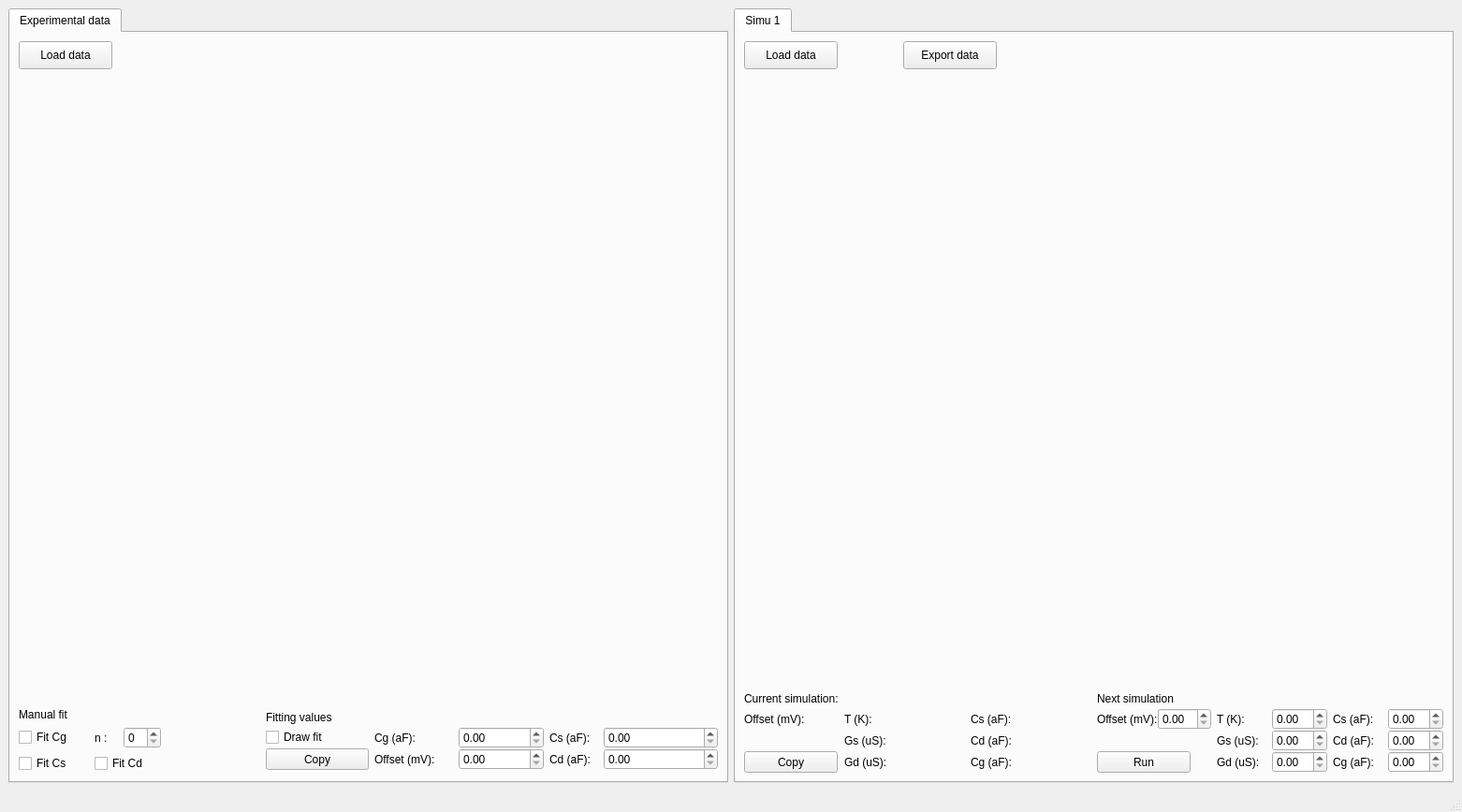
<?xml version="1.0" encoding="UTF-8"?>
<ui version="4.0">
 <class>MainWindow</class>
 <widget class="QMainWindow" name="MainWindow">
  <property name="geometry">
   <rect>
    <x>0</x>
    <y>0</y>
    <width>1562</width>
    <height>868</height>
   </rect>
  </property>
  <property name="minimumSize">
   <size>
    <width>800</width>
    <height>0</height>
   </size>
  </property>
  <property name="windowTitle">
   <string>MainWindow</string>
  </property>
  <widget class="QWidget" name="centralwidget">
   <property name="enabled">
    <bool>true</bool>
   </property>
   <property name="sizePolicy">
    <sizepolicy hsizetype="Preferred" vsizetype="Preferred">
     <horstretch>0</horstretch>
     <verstretch>0</verstretch>
    </sizepolicy>
   </property>
   <layout class="QGridLayout" name="gridLayout_3">
    <item row="0" column="1">
     <widget class="QTabWidget" name="simuTab">
      <property name="currentIndex">
       <number>0</number>
      </property>
      <widget class="QWidget" name="Simu1">
       <attribute name="title">
        <string>Simu 1</string>
       </attribute>
       <layout class="QGridLayout" name="gridLayout_4">
        <item row="2" column="0">
         <layout class="QGridLayout" name="gridLayout_5">
          <item row="0" column="0">
           <widget class="QWidget" name="mplSim" native="true">
            <property name="minimumSize">
             <size>
              <width>500</width>
              <height>550</height>
             </size>
            </property>
            <layout class="QVBoxLayout" name="mplvl_2"/>
           </widget>
          </item>
          <item row="1" column="0">
           <layout class="QHBoxLayout" name="horizontalLayout_6">
            <item>
             <layout class="QGridLayout" name="gridLayout_7" rowstretch="0,0,0,0" columnstretch="0,0,0">
              <property name="verticalSpacing">
               <number>0</number>
              </property>
              <item row="3" column="1">
               <layout class="QHBoxLayout" name="horizontalLayout_36">
                <item>
                 <widget class="QLabel" name="label_38">
                  <property name="text">
                   <string>Gd (uS):</string>
                  </property>
                 </widget>
                </item>
                <item>
                 <widget class="QLabel" name="Gd_simd">
                  <property name="minimumSize">
                   <size>
                    <width>30</width>
                    <height>0</height>
                   </size>
                  </property>
                  <property name="maximumSize">
                   <size>
                    <width>16777215</width>
                    <height>16777212</height>
                   </size>
                  </property>
                  <property name="text">
                   <string/>
                  </property>
                 </widget>
                </item>
               </layout>
              </item>
              <item row="2" column="2">
               <layout class="QHBoxLayout" name="horizontalLayout_32">
                <item>
                 <widget class="QLabel" name="label_33">
                  <property name="text">
                   <string>Cd (aF):</string>
                  </property>
                 </widget>
                </item>
                <item>
                 <widget class="QLabel" name="Cd_simd_2">
                  <property name="text">
                   <string/>
                  </property>
                 </widget>
                </item>
               </layout>
              </item>
              <item row="3" column="2">
               <layout class="QHBoxLayout" name="horizontalLayout_31">
                <item>
                 <widget class="QLabel" name="label_32">
                  <property name="text">
                   <string>Cg (aF):</string>
                  </property>
                 </widget>
                </item>
                <item>
                 <widget class="QLabel" name="Cg_simd">
                  <property name="minimumSize">
                   <size>
                    <width>30</width>
                    <height>0</height>
                   </size>
                  </property>
                  <property name="text">
                   <string/>
                  </property>
                 </widget>
                </item>
               </layout>
              </item>
              <item row="0" column="0">
               <widget class="QLabel" name="label_34">
                <property name="maximumSize">
                 <size>
                  <width>135</width>
                  <height>20</height>
                 </size>
                </property>
                <property name="text">
                 <string>Current simulation:</string>
                </property>
               </widget>
              </item>
              <item row="1" column="1">
               <layout class="QHBoxLayout" name="horizontalLayout_33">
                <item>
                 <widget class="QLabel" name="label_35">
                  <property name="text">
                   <string>T (K):</string>
                  </property>
                 </widget>
                </item>
                <item>
                 <widget class="QLabel" name="T_simd">
                  <property name="text">
                   <string/>
                  </property>
                 </widget>
                </item>
               </layout>
              </item>
              <item row="1" column="2">
               <layout class="QHBoxLayout" name="horizontalLayout_34">
                <item>
                 <widget class="QLabel" name="label_36">
                  <property name="text">
                   <string>Cs (aF):</string>
                  </property>
                 </widget>
                </item>
                <item>
                 <widget class="QLabel" name="Cs_simd">
                  <property name="text">
                   <string/>
                  </property>
                 </widget>
                </item>
               </layout>
              </item>
              <item row="1" column="0">
               <layout class="QHBoxLayout" name="horizontalLayout_37">
                <item>
                 <widget class="QLabel" name="label_39">
                  <property name="text">
                   <string>Offset (mV):</string>
                  </property>
                 </widget>
                </item>
                <item>
                 <widget class="QLabel" name="Offset_simd">
                  <property name="minimumSize">
                   <size>
                    <width>30</width>
                    <height>0</height>
                   </size>
                  </property>
                  <property name="text">
                   <string/>
                  </property>
                 </widget>
                </item>
               </layout>
              </item>
              <item row="2" column="1">
               <layout class="QHBoxLayout" name="horizontalLayout_35">
                <item>
                 <widget class="QLabel" name="label_37">
                  <property name="text">
                   <string>Gs (uS):</string>
                  </property>
                 </widget>
                </item>
                <item>
                 <widget class="QLabel" name="Gs_simd">
                  <property name="text">
                   <string/>
                  </property>
                 </widget>
                </item>
               </layout>
              </item>
              <item row="3" column="0">
               <widget class="QPushButton" name="pushButton_5">
                <property name="minimumSize">
                 <size>
                  <width>0</width>
                  <height>0</height>
                 </size>
                </property>
                <property name="maximumSize">
                 <size>
                  <width>100</width>
                  <height>30</height>
                 </size>
                </property>
                <property name="text">
                 <string>Copy</string>
                </property>
               </widget>
              </item>
             </layout>
            </item>
            <item>
             <layout class="QGridLayout" name="gridLayout_6" rowstretch="0,0,0,0" columnstretch="0,0,0">
              <property name="verticalSpacing">
               <number>0</number>
              </property>
              <item row="1" column="0">
               <layout class="QHBoxLayout" name="horizontalLayout_30">
                <item>
                 <widget class="QLabel" name="label_31">
                  <property name="text">
                   <string>Offset (mV):</string>
                  </property>
                 </widget>
                </item>
                <item>
                 <widget class="QDoubleSpinBox" name="Offset_sim"/>
                </item>
               </layout>
              </item>
              <item row="0" column="0">
               <widget class="QLabel" name="label_26">
                <property name="maximumSize">
                 <size>
                  <width>110</width>
                  <height>20</height>
                 </size>
                </property>
                <property name="text">
                 <string>Next simulation</string>
                </property>
               </widget>
              </item>
              <item row="1" column="1">
               <layout class="QHBoxLayout" name="horizontalLayout_26">
                <item>
                 <widget class="QLabel" name="label_27">
                  <property name="text">
                   <string>T (K):</string>
                  </property>
                 </widget>
                </item>
                <item>
                 <widget class="QDoubleSpinBox" name="T_sim"/>
                </item>
               </layout>
              </item>
              <item row="1" column="2">
               <layout class="QHBoxLayout" name="horizontalLayout_27">
                <item>
                 <widget class="QLabel" name="label_28">
                  <property name="text">
                   <string>Cs (aF):</string>
                  </property>
                 </widget>
                </item>
                <item>
                 <widget class="QDoubleSpinBox" name="Cs_sim"/>
                </item>
               </layout>
              </item>
              <item row="3" column="0">
               <widget class="QPushButton" name="pushButton_4">
                <property name="minimumSize">
                 <size>
                  <width>0</width>
                  <height>0</height>
                 </size>
                </property>
                <property name="maximumSize">
                 <size>
                  <width>100</width>
                  <height>30</height>
                 </size>
                </property>
                <property name="text">
                 <string>Run</string>
                </property>
               </widget>
              </item>
              <item row="2" column="2">
               <layout class="QHBoxLayout" name="horizontalLayout_24">
                <item>
                 <widget class="QLabel" name="label_24">
                  <property name="text">
                   <string>Cd (aF):</string>
                  </property>
                 </widget>
                </item>
                <item>
                 <widget class="QDoubleSpinBox" name="Cd_sim"/>
                </item>
               </layout>
              </item>
              <item row="3" column="2">
               <layout class="QHBoxLayout" name="horizontalLayout_25">
                <item>
                 <widget class="QLabel" name="label_25">
                  <property name="text">
                   <string>Cg (aF):</string>
                  </property>
                 </widget>
                </item>
                <item>
                 <widget class="QDoubleSpinBox" name="Cg_sim"/>
                </item>
               </layout>
              </item>
              <item row="2" column="1">
               <layout class="QHBoxLayout" name="horizontalLayout_28">
                <item>
                 <widget class="QLabel" name="label_29">
                  <property name="text">
                   <string>Gs (uS):</string>
                  </property>
                 </widget>
                </item>
                <item>
                 <widget class="QDoubleSpinBox" name="Gs_sim"/>
                </item>
               </layout>
              </item>
              <item row="3" column="1">
               <layout class="QHBoxLayout" name="horizontalLayout_29">
                <item>
                 <widget class="QLabel" name="label_30">
                  <property name="text">
                   <string>Gd (uS):</string>
                  </property>
                 </widget>
                </item>
                <item>
                 <widget class="QDoubleSpinBox" name="Gd_sim"/>
                </item>
               </layout>
              </item>
             </layout>
            </item>
           </layout>
          </item>
         </layout>
        </item>
        <item row="0" column="0">
         <widget class="QWidget" name="widget_2" native="true">
          <property name="minimumSize">
           <size>
            <width>0</width>
            <height>30</height>
           </size>
          </property>
          <property name="maximumSize">
           <size>
            <width>16777215</width>
            <height>30</height>
           </size>
          </property>
          <widget class="QPushButton" name="load_simdata">
           <property name="geometry">
            <rect>
             <x>0</x>
             <y>0</y>
             <width>100</width>
             <height>30</height>
            </rect>
           </property>
           <property name="maximumSize">
            <size>
             <width>100</width>
             <height>30</height>
            </size>
           </property>
           <property name="text">
            <string>Load data</string>
           </property>
          </widget>
          <widget class="QPushButton" name="export_simdata">
           <property name="geometry">
            <rect>
             <x>170</x>
             <y>0</y>
             <width>100</width>
             <height>30</height>
            </rect>
           </property>
           <property name="maximumSize">
            <size>
             <width>100</width>
             <height>30</height>
            </size>
           </property>
           <property name="text">
            <string>Export data</string>
           </property>
          </widget>
         </widget>
        </item>
       </layout>
      </widget>
     </widget>
    </item>
    <item row="0" column="0">
     <widget class="QTabWidget" name="expTab">
      <property name="currentIndex">
       <number>0</number>
      </property>
      <widget class="QWidget" name="ExpTab">
       <attribute name="title">
        <string>Experimental data</string>
       </attribute>
       <layout class="QGridLayout" name="gridLayout_9">
        <item row="1" column="0">
         <layout class="QGridLayout" name="gridLayout_2">
          <item row="0" column="0">
           <widget class="QWidget" name="mplExp" native="true">
            <property name="minimumSize">
             <size>
              <width>500</width>
              <height>550</height>
             </size>
            </property>
            <property name="maximumSize">
             <size>
              <width>16777215</width>
              <height>16777214</height>
             </size>
            </property>
            <layout class="QVBoxLayout" name="mplvl"/>
           </widget>
          </item>
          <item row="1" column="0">
           <layout class="QHBoxLayout" name="horizontalLayout_9">
            <item>
             <layout class="QGridLayout" name="gridLayout_8" columnstretch="0,0">
              <item row="0" column="0">
               <widget class="QLabel" name="label_8">
                <property name="maximumSize">
                 <size>
                  <width>1677</width>
                  <height>15</height>
                 </size>
                </property>
                <property name="text">
                 <string>Manual fit</string>
                </property>
               </widget>
              </item>
              <item row="2" column="0">
               <widget class="QCheckBox" name="check_Cs">
                <property name="maximumSize">
                 <size>
                  <width>75</width>
                  <height>16777215</height>
                 </size>
                </property>
                <property name="text">
                 <string>Fit Cs</string>
                </property>
               </widget>
              </item>
              <item row="2" column="1">
               <widget class="QCheckBox" name="check_Cd">
                <property name="maximumSize">
                 <size>
                  <width>75</width>
                  <height>16777215</height>
                 </size>
                </property>
                <property name="text">
                 <string>Fit Cd</string>
                </property>
               </widget>
              </item>
              <item row="1" column="1">
               <layout class="QHBoxLayout" name="horizontalLayout_10">
                <item>
                 <widget class="QLabel" name="label_9">
                  <property name="maximumSize">
                   <size>
                    <width>25</width>
                    <height>16777215</height>
                   </size>
                  </property>
                  <property name="text">
                   <string>n :</string>
                  </property>
                 </widget>
                </item>
                <item>
                 <widget class="QSpinBox" name="num_diam_Cg">
                  <property name="maximumSize">
                   <size>
                    <width>40</width>
                    <height>16777215</height>
                   </size>
                  </property>
                 </widget>
                </item>
               </layout>
              </item>
              <item row="1" column="0">
               <widget class="QCheckBox" name="check_Cg">
                <property name="maximumSize">
                 <size>
                  <width>75</width>
                  <height>16777215</height>
                 </size>
                </property>
                <property name="text">
                 <string>Fit Cg</string>
                </property>
               </widget>
              </item>
             </layout>
            </item>
            <item>
             <widget class="QLabel" name="label">
              <property name="minimumSize">
               <size>
                <width>10</width>
                <height>0</height>
               </size>
              </property>
              <property name="maximumSize">
               <size>
                <width>100</width>
                <height>16777215</height>
               </size>
              </property>
              <property name="focusPolicy">
               <enum>Qt::TabFocus</enum>
              </property>
              <property name="text">
               <string/>
              </property>
             </widget>
            </item>
            <item>
             <layout class="QGridLayout" name="gridLayout_10" rowstretch="0,0,0" columnstretch="0,0,0">
              <property name="verticalSpacing">
               <number>0</number>
              </property>
              <item row="0" column="0">
               <widget class="QLabel" name="label_10">
                <property name="maximumSize">
                 <size>
                  <width>110</width>
                  <height>20</height>
                 </size>
                </property>
                <property name="text">
                 <string>Fitting values</string>
                </property>
               </widget>
              </item>
              <item row="1" column="2">
               <layout class="QHBoxLayout" name="horizontalLayout_11">
                <item>
                 <widget class="QLabel" name="label_11">
                  <property name="maximumSize">
                   <size>
                    <width>58</width>
                    <height>16777215</height>
                   </size>
                  </property>
                  <property name="text">
                   <string>Cs (aF):</string>
                  </property>
                 </widget>
                </item>
                <item>
                 <widget class="QDoubleSpinBox" name="Cs_fit"/>
                </item>
               </layout>
              </item>
              <item row="2" column="1">
               <layout class="QHBoxLayout" name="horizontalLayout_12">
                <item>
                 <widget class="QLabel" name="label_12">
                  <property name="maximumSize">
                   <size>
                    <width>90</width>
                    <height>16777215</height>
                   </size>
                  </property>
                  <property name="text">
                   <string>Offset (mV):</string>
                  </property>
                 </widget>
                </item>
                <item>
                 <widget class="QDoubleSpinBox" name="Offset_fit"/>
                </item>
               </layout>
              </item>
              <item row="2" column="2">
               <layout class="QHBoxLayout" name="horizontalLayout_13">
                <item>
                 <widget class="QLabel" name="label_13">
                  <property name="maximumSize">
                   <size>
                    <width>58</width>
                    <height>16777215</height>
                   </size>
                  </property>
                  <property name="text">
                   <string>Cd (aF):</string>
                  </property>
                 </widget>
                </item>
                <item>
                 <widget class="QDoubleSpinBox" name="Cd_fit"/>
                </item>
               </layout>
              </item>
              <item row="1" column="0">
               <widget class="QCheckBox" name="check_draw_fit">
                <property name="maximumSize">
                 <size>
                  <width>110</width>
                  <height>16777215</height>
                 </size>
                </property>
                <property name="text">
                 <string>Draw fit</string>
                </property>
               </widget>
              </item>
              <item row="2" column="0">
               <widget class="QPushButton" name="copy_dataToSim">
                <property name="minimumSize">
                 <size>
                  <width>0</width>
                  <height>0</height>
                 </size>
                </property>
                <property name="maximumSize">
                 <size>
                  <width>110</width>
                  <height>32</height>
                 </size>
                </property>
                <property name="text">
                 <string>Copy</string>
                </property>
               </widget>
              </item>
              <item row="1" column="1">
               <layout class="QHBoxLayout" name="horizontalLayout_14">
                <item>
                 <widget class="QLabel" name="label_14">
                  <property name="maximumSize">
                   <size>
                    <width>90</width>
                    <height>16777215</height>
                   </size>
                  </property>
                  <property name="text">
                   <string>Cg (aF):</string>
                  </property>
                 </widget>
                </item>
                <item>
                 <widget class="QDoubleSpinBox" name="Cg_fit"/>
                </item>
               </layout>
              </item>
             </layout>
            </item>
           </layout>
          </item>
         </layout>
        </item>
        <item row="0" column="0">
         <widget class="QWidget" name="widget" native="true">
          <property name="maximumSize">
           <size>
            <width>16777215</width>
            <height>30</height>
           </size>
          </property>
          <widget class="QPushButton" name="load_Expdata">
           <property name="geometry">
            <rect>
             <x>0</x>
             <y>0</y>
             <width>100</width>
             <height>30</height>
            </rect>
           </property>
           <property name="maximumSize">
            <size>
             <width>100</width>
             <height>16777215</height>
            </size>
           </property>
           <property name="text">
            <string>Load data</string>
           </property>
          </widget>
         </widget>
        </item>
       </layout>
      </widget>
     </widget>
    </item>
   </layout>
  </widget>
  <widget class="QMenuBar" name="menubar">
   <property name="geometry">
    <rect>
     <x>0</x>
     <y>0</y>
     <width>1562</width>
     <height>31</height>
    </rect>
   </property>
  </widget>
  <widget class="QStatusBar" name="statusbar"/>
 </widget>
 <resources/>
 <connections/>
</ui>
